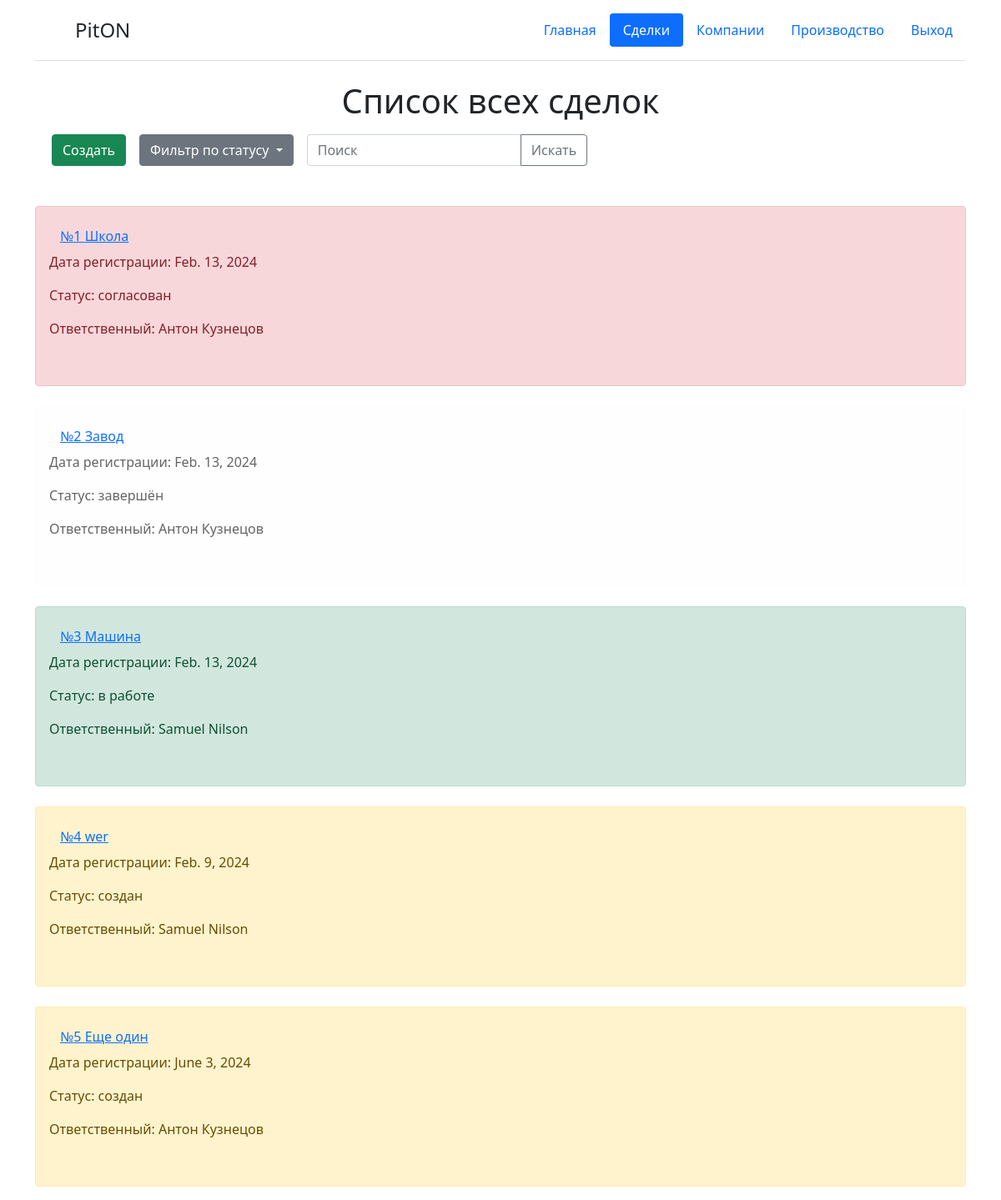
The app's page /transactionList (signed in) with its own data.
### reg/models.py (models this page shows, shortened)
class regModel(models.Model):
    STATUS = (
        ('1', 'создан'),
        ('2', 'согласован'),
        ('3', 'в работе'),
        ('4', 'завершён')
    )   # Статус может быть создан до 5 пунктов
    Numbers = models.CharField('Номер', max_length=10)
    Name = models.CharField('Наименование', max_length=100)
    Date_born = models.DateField('Дата создания', auto_now=True)
    Responsible = models.CharField('Ответственный', max_length=100)
    Status = models.CharField('Статус', max_length=30, default='1', choices=STATUS)
    Customer_company = models.ForeignKey(companyModel,
                                         on_delete=models.CASCADE,
                                         to_field='Name',
                                         related_name='customer_company',
                                         blank=True,  # Делаем поле необязательным
                                         null=True  # Добавляем null=True для обозначения пустого значения в базе данных
                                         )
    Seller_company = models.ForeignKey(companyModel,
                                       on_delete=models.CASCADE,
                                       to_field='Full_Name_Company',
                                       related_name='seller_company',
                                       blank=True,  # Делаем поле необязательным
                                       null=True  # Добавляем null=True для обозначения пустого значения в базе данных
                                       )
    Adres_obj = models.TextField('Адрес объекта')
    class Meta:
        verbose_name = 'Таблица регистрации'

### reg/views.py (the view, shortened to what this page needs)
# urls.py: path('transactionList', views.transactionList, name='transactionList'),   # Список сделок
def transactionList(request):
    error = ''
    if request.user.has_perm('reg.delete_regmodel'):
        dateReg = regModel.objects.all()
        title = 'Список всех сделок'
        add = True
    elif request.user.has_perm('reg.add_regmodel'):
        dateReg = regModel.objects.filter(Responsible=request.user.get_full_name())
        title = 'Список Ваших сделок'
        add = True
    elif request.user.has_perm('reg.view_regmodel'):
        dateReg = regModel.objects.filter(Status='3')
        title = 'Список согласованных сделок'
        add = False
    else:
        raise PermissionDenied
    if request.method == 'GET':
        if 'q' in request.GET:
            search_term = request.GET['q']
            print(search_term, dateReg)
            dateReg = dateReg.filter(
                Q(Numbers__iregex=search_term) |
                Q(Name__iregex=search_term) |
                Q(Responsible__iregex=search_term) |
                Q(Status__iregex=search_term)
            )
        elif 'sortirovka' in request.GET:
            selected_sorting = request.GET['sortirovka']
            if selected_sorting in ['всё']:
                if request.user.has_perm('reg.delete_regmodel'):
                    dateReg = dateReg.all()
                elif request.user.has_perm('reg.add_regmodel'):
                    dateReg = dateReg.filter(Responsible=request.user.get_full_name())
                elif not request.user.has_perm('reg.add_regmodel'):
                    dateReg = dateReg.filter(Status__in=['3', '4'])
                else:
                    raise PermissionDenied
            else:
                dateReg = dateReg.filter(Status=selected_sorting)
    form = transactionListForm()
    content = {
        'status_html': regModel.STATUS,     # статус для формы HTML
        'add': add,                     # статус пользователя для определения его прав на просмотр и изменения
        'title': title,                 # заголовок списка
        'data_cards': dateReg,          # данные для отображения в карточках
        'form': form,                   # данные для отображения в карточках
        'error': error,                 #
        'title2': 'Регистрация нового проекта',  # заголовок страницы
        'name_str': 'transactionList'  # заголовок страницы
    }
    return render(request, 'reg/list.html', content)

### reg/forms.py
class transactionListForm(ModelForm):
    class Meta:
        model = regModel
        fields = ['Name', 'Adres_obj']
        widgets = {
            'Name': TextInput(attrs={
                'class': 'form-control',
                'placeholder': 'Введите наименование проекта'
                }),
            'Adres_obj': TextInput(attrs={
                'class': 'form-control',
                'placeholder': 'Введите адрес объекта (Страна, Город, Улица, №Дома)'
                })
                }

### templates/reg/list.html (shortened to what this page needs)
{% extends 'reg/base.html' %}
{% block content %}
    <div class="container" xmlns="http://www.w3.org/1999/html" xmlns="http://www.w3.org/1999/html">
        <div class="d-flex justify-content-center"><h1> {{ title }}</h1></div>
        <div class="row gy-2">
            <div class="d-flex flex-row mb-3">
                <div class="p-2">
                    <div class="input-group mb-3">
                        <div class="input-group-prepend">
                        {% if add %}
                            <button type="button" class="btn btn-success" data-bs-toggle="modal" data-bs-target="#exampleModal">
                                Создать
                            </button>
                        {% endif %}
                        </div>
                    </div>
                </div>
                <div class="p-2">
                    {% if add %}
                    <div class="dropdown">
                        <a class="btn btn-secondary dropdown-toggle" role="button" id="dropdownMenuLink" data-bs-toggle="dropdown" aria-expanded="false">
                            Фильтр по статусу
                        </a>
                    </div>
                    {% endif %}
                </div>
                <div class="p-2">
                    <form action="{% url name_str %}" method="get">
                        <div class="input-group mb-3">
                          <input name="q" type="text" class="form-control" placeholder="Поиск" aria-describedby="button-addon2">
                          <button class="btn btn-outline-secondary" type="submit" id="button-addon2">Искать</button>
                        </div>
                    </form>
                </div>
            </div>
            {% for el in data_cards %}
            <div
                {% if el.Status == '1' %}
                class="alert alert-warning" role="alert"
                {% elif el.Status == '2' %}
                class="alert alert-danger" role="alert"
                {% elif el.Status == '3' %}
                class="alert alert-success" role="alert"
                {% else %}
                class="alert alert-light" role="alert"
                {% endif %}>
                <form method="post">
                    <button type="submit" class="btn btn-link" name="card" value="{{ el.id }}">
                        №{{ el.Numbers }} {{ el.Name }}
                    </button>
                </form>
                <p>Дата регистрации: {{ el.Date_born }}</p>
                <p>Статус: {{ el.get_Status_display }}</p>
                <p>Ответственный: {{ el.Responsible }}</p><br>
            </div>
            {% endfor %}
        </div>
    </div>
{% endblock %}

### records on screen
regModel: Numbers "1", Name "Школа", Date_born "Feb. 13, 2024", Status "согласован", Responsible "Антон Кузнецов"
regModel: Numbers "2", Name "Завод", Date_born "Feb. 13, 2024", Status "завершён", Responsible "Антон Кузнецов"
regModel: Numbers "3", Name "Машина", Date_born "Feb. 13, 2024", Status "в работе", Responsible "Samuel Nilson"
regModel: Numbers "4", Name "wer", Date_born "Feb. 9, 2024", Status "создан", Responsible "Samuel Nilson"
regModel: Numbers "5", Name "Еще один", Date_born "June 3, 2024", Status "создан", Responsible "Антон Кузнецов"

### other values on screen
{{ title }} "Список всех сделок"
